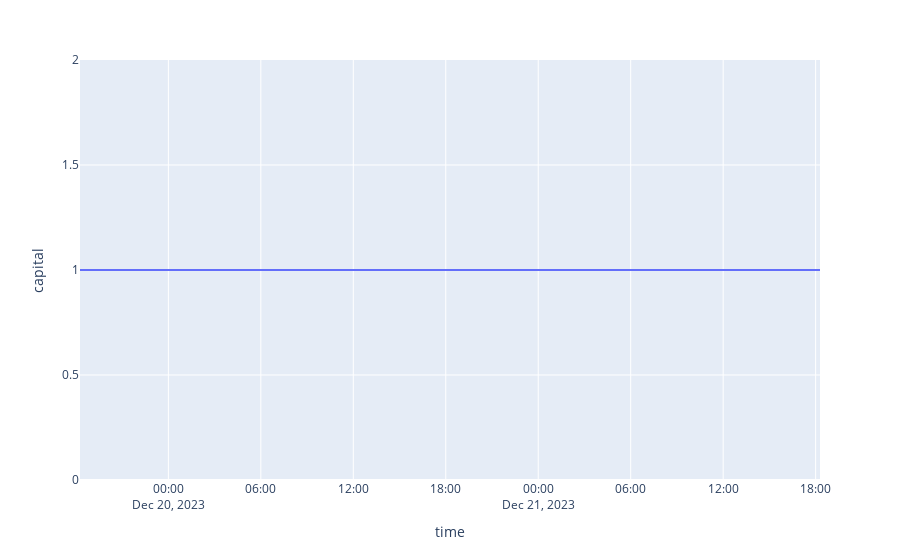

Notebook cell for this chart:
### Code cell
%load_ext autoreload
%autoreload 2

from exchange_data.data import OrderBookFrame
from exchange_data.data.backtest import Backtest
import pandas as pd
import numpy as np
import alog
import plotly.graph_objs as go
import plotly.express as px
import plotly as py
import plotly.offline as ofl
from plotly.offline import init_notebook_mode

init_notebook_mode(connected=True)
params = {
 'cache': False,
 'database_name': 'binance_futures',
 'depth': 112,
 'futures': False,
 'group_by': '1m',
 'interval': '2d',
 'max_volume_quantile': 0.99,
 'offset_interval': '0h',
 'plot': False,
 'round_decimals': 3,
 'sequence_length': 112,
 'symbol': 'UNFIUSDT',
 'window_size': '30m',
 'additional_group_by': '5Min',
 'frame_width': 448
}

df = Backtest(**params).frame
capital = 1
df['capital'] = 0
df_len = df.shape[0]
capital_ls = []
price_in = 0

for ix in range(0, df_len):
    if ix < df_len - 1:
        row = df.iloc[ix]
        #next_row = df.iloc[ix + 1]
        best_ask = row['best_ask']
        best_bid = row['best_bid']
        
        if row['prediction'] == 1:
            if price_in == 0:
                price_in = best_bid
        else:
            if price_in > 0:
                pnl = (price_in - best_ask) / price_in
                alog.info((price_in, best_ask, pnl))
                capital = capital + (capital * pnl * (1 - 0.005))
                
            price_in = 0
            
    #alog.info(capital)
    capital_ls.append(capital)

df['capital'] = np.asarray(capital_ls)

df=df.loc[:, df.columns!='orderbook_img']
px.line(df, y='capital')

### Figure 1 — Plotly figure (JSON) as saved in the notebook; plotly's stock layout.template omitted (floating-point values rounded to 4 significant figures; data arrays with more than 128 entries replaced by an {"elided": "..."} marker saying what was removed)
{"data": [{"hovertemplate": "time=%{x}<br>capital=%{y}<extra></extra>", "legendgroup": "", "line": {"color": "#636efa", "dash": "solid"}, "marker": {"symbol": "circle"}, "mode": "lines", "name": "", "showlegend": false, "type": "scattergl", "x": {"elided": "2882 str values"}, "xaxis": "x", "y": {"elided": "2882 int values"}, "yaxis": "y"}], "layout": {"autosize": true, "legend": {"tracegroupgap": 0}, "margin": {"t": 60}, "xaxis": {"anchor": "y", "autorange": true, "domain": [0, 1], "range": ["2023-12-19 18:16", "2023-12-21 18:17"], "title": {"text": "time"}, "type": "date"}, "yaxis": {"anchor": "x", "autorange": true, "domain": [0, 1], "range": [0, 2], "title": {"text": "capital"}, "type": "linear"}}}
